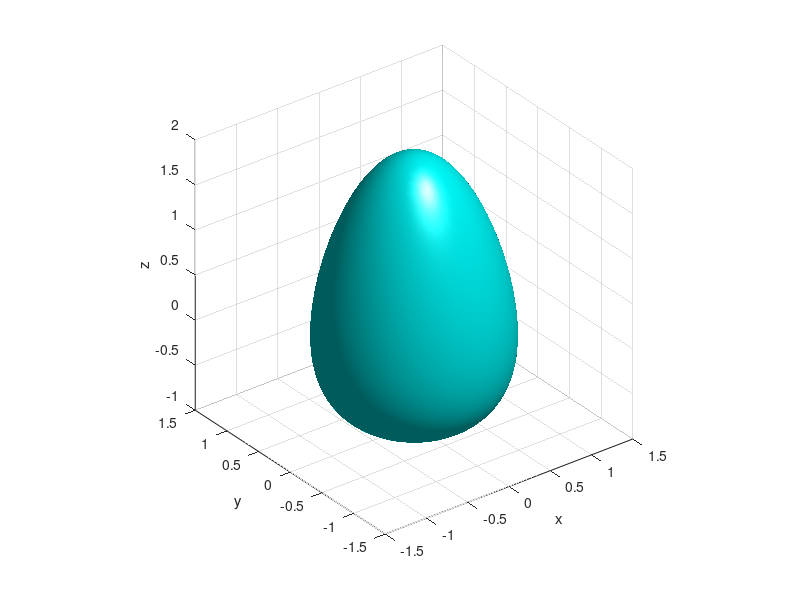

MATLAB code to generate this figure:
clear all

f = @(x,y,z) x.*x+y.*y+z.*z./(z+2)-1;%卵球函数表达式

%f = @(x,y,z) x.*x+y.*y+z.*z/4-1;%椭球函数表达式

%f = @(x,y,z) x.*x+y.*y+z.*z-1;%圆球函数表达式

[x,y,z] = meshgrid(-1:0.05:1,-1:0.05:1,-2:0.05:2);%画图范围

v = f(x,y,z);
h = patch(isosurface(x,y,z,v,0));

isonormals(x,y,z,v,h)              
set(h,'FaceColor',[0,1,1],'EdgeColor','none');

xlabel('x');
ylabel('y');
zlabel('z');

%alpha(1)   
view(-37.5,30);

axis equal; 
%axis off; 

grid on;

camlight; %打光
lighting gouraud
